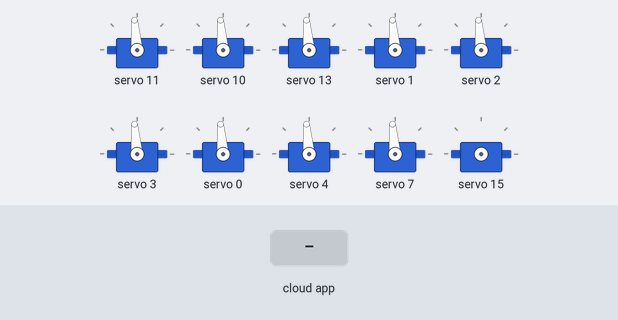
Bench run of a sketch on a simulated Arduino Uno, built with avr-gcc and run on an emulated ATmega328P. Parts: 10 × servo. Inputs (shaded band) come from the test bench. The ROS host is connected and sends only what is stated; no radio packets arrive unless stated.

Above: at 4.2 s.
4.3 s: the phone or cloud app sets light to 0
5.8 s: the phone or cloud app sets light to 1
At 6.2 s:
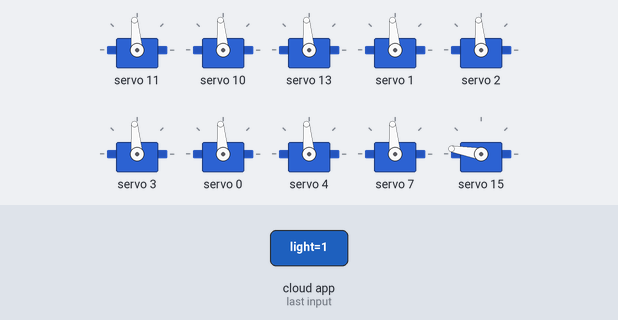
Timing chart, 0 to 8.8 s (numbered marks = the images above; inputs shaded):
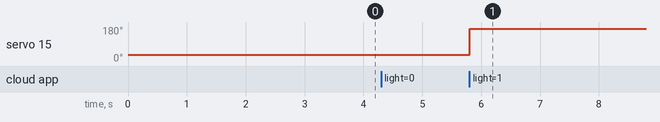

Measured:
- after the input at 5.8 s, servo 15: 34° → 170° at once

The sketch:

motorControl18.ino
```cpp
#include <Wire.h>
#include "HCPCA9685.h"
#include <SPI.h>
#include <nRF24L01.h>
#include <RF24.h>
//#include <printf.h>

#include <ros.h>
#include <std_msgs/Int16MultiArray.h>
#include <std_msgs/Bool.h>

#define I2CAdd             0x40
#define FULL_STOP          210
#define FRONT_RIGHT_PIN    11
#define FRONT_LEFT_PIN     10
#define BACK_RIGHT_PIN     13
#define BACK_LEFT_PIN      1
#define FRONT_VERT_PIN     2
#define BACK_VERT_PIN      3
#define CLAW_GRAB_PIN      0
#define CLAW_ROTATION_PIN  100    //dont worry about that
#define CLAW_BOTTOM_PIN    7
#define LIGHT_PIN          15

const byte rxAddr[6] = "00001";

HCPCA9685 HCPCA9685(I2CAdd);
RF24 radio(7, 8);


//init ros node need to run ros
ros::NodeHandle  nh;

std_msgs::Int16MultiArray motors_back;
ros::Publisher pub_back("motor_back", &motors_back);


int16_t back[9];

/* IGNORE ATM

0   +   1
/-------\
|   4   |
|       |
|   5   |
\-------/
2   +   3

data value array locations for the motors


*/


//light true = 1900, ligth false = 1100;

void motor_value_pull( const std_msgs::Int16MultiArray& values){


  HCPCA9685.Servo(FRONT_RIGHT_PIN, values.data[0]);
  HCPCA9685.Servo(FRONT_LEFT_PIN, values.data[1]);

  HCPCA9685.Servo(BACK_RIGHT_PIN, values.data[2]);
  HCPCA9685.Servo(BACK_LEFT_PIN, values.data[3]);

  HCPCA9685.Servo(FRONT_VERT_PIN, values.data[4]);
  HCPCA9685.Servo(BACK_VERT_PIN, values.data[5]);

  HCPCA9685.Servo(CLAW_GRAB_PIN, values.data[6]);
  HCPCA9685.Servo(CLAW_ROTATION_PIN, values.data[7]);
  HCPCA9685.Servo(CLAW_BOTTOM_PIN, values.data[8]);

  for(int i = 0; i < 9; i++) back[i] = values.data[i];


}

void light_pull(const std_msgs::Bool& value){

  if(value.data) HCPCA9685.Servo(LIGHT_PIN, 369);
  else HCPCA9685.Servo(LIGHT_PIN, 82);

}

void wifi_send(boolean flag){

      if(flag){
      const char text[] = "Hello World";
      radio.write(&text, sizeof(text));
    }
}

void wifi_pull(const std_msgs::Bool& value){

  wifi_send(value.data);

}

ros::Subscriber<std_msgs::Int16MultiArray> sub_motor("motorValues", motor_value_pull);
ros::Subscriber<std_msgs::Bool> sub_light("light", light_pull);
ros::Subscriber<std_msgs::Bool> sub_wifi("wifi", wifi_pull);

void setup(){

  nh.initNode();

  nh.subscribe(sub_motor);
  nh.subscribe(sub_light);

  motors_back.data_length = 9;

  nh.advertise(pub_back);

  HCPCA9685.Init(SERVO_MODE);
  HCPCA9685.Sleep(false);
  Wire.begin();

  Serial.begin(57600);

  HCPCA9685.Servo(FRONT_RIGHT_PIN, FULL_STOP);
  HCPCA9685.Servo(FRONT_LEFT_PIN, FULL_STOP);

  HCPCA9685.Servo(BACK_RIGHT_PIN, FULL_STOP);
  HCPCA9685.Servo(BACK_LEFT_PIN, FULL_STOP);


  HCPCA9685.Servo(FRONT_VERT_PIN, FULL_STOP);
  HCPCA9685.Servo(BACK_VERT_PIN, FULL_STOP);

  HCPCA9685.Servo(CLAW_GRAB_PIN, FULL_STOP);
  HCPCA9685.Servo(CLAW_ROTATION_PIN, FULL_STOP);

  HCPCA9685.Servo(CLAW_BOTTOM_PIN, FULL_STOP);

  radio.begin();
  radio.setRetries(15, 15);
  radio.openWritingPipe(rxAddr);
  radio.stopListening();


  delay(3000);

}

void loop(){

  motors_back.data = back;
  pub_back.publish(&motors_back);


  nh.spinOnce();

  delay(10);
}
```
